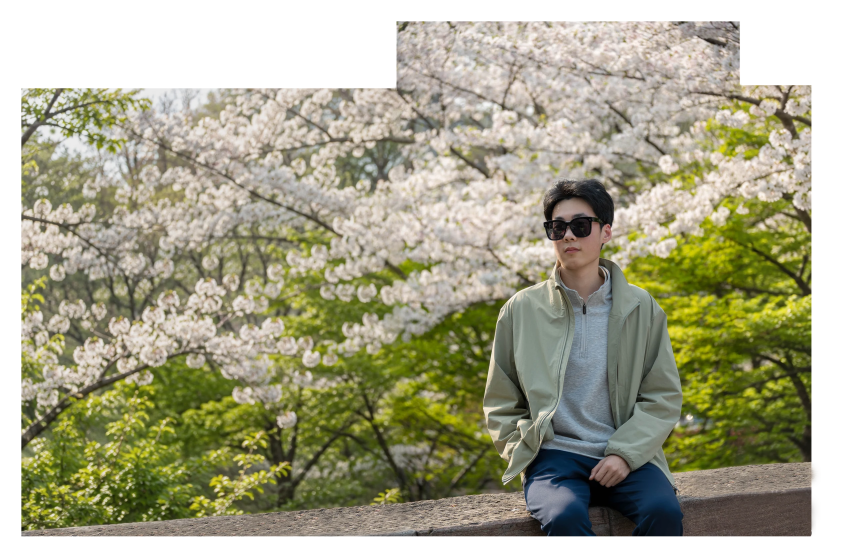
#> input picture assets/portrait-222.webp, 2528 x 1673 px (shown at 1/3 size)
$ python build_contour_mask.py ../assets/portrait-222.webp
#> lines starting #> are read from the running program, lines starting #| are printed output that depends on the picture; after the words box and inside, x2 and y2 are one past the last pixel; in counts of white or black regions, pixels touching at a corner belong together
"""Export the original photo and construct a fine splash mask from its alpha edge.

Usage: python3 scripts/build_contour_mask.py [source.png]
Requires Pillow, NumPy and OpenCV. Only the mask is stylized; photo pixels are
resized/encoded without retouching. The website uses the resulting static files.
"""

from pathlib import Path
import sys

import cv2
import numpy as np
from PIL import Image

ROOT = Path(__file__).resolve().parents[1]
SOURCE = Path(sys.argv[1]) if len(sys.argv) > 1 else ROOT / "mmexport1774798073197.png"
SEED = 1774798073
WIDTH = 2400
PADDING = 64
EDGE_INSET = 35


def noise_field(rng, shape, spacing):
    """Smooth, reproducible noise; spacing controls the size of the edge lobes."""
    height, width = shape
    grid = rng.uniform(-1, 1, (height // spacing + 2, width // spacing + 2)).astype(np.float32)
    return cv2.resize(grid, (width, height), interpolation=cv2.INTER_CUBIC)


def paths_from_binary(binary):
    contours, _ = cv2.findContours(binary, cv2.RETR_EXTERNAL, cv2.CHAIN_APPROX_SIMPLE)
    paths = []
    for contour in contours:
        if cv2.contourArea(contour) < 2:
            continue
        points = cv2.approxPolyDP(contour, 0.65, True).reshape(-1, 2)
        commands = [f"M{points[0, 0]},{points[0, 1]}"]
        commands.extend(f"L{x},{y}" for x, y in points[1:])
        paths.append(" ".join(commands) + " Z")
    return " ".join(paths)


def main():
    source = Image.open(SOURCE).convert("RGBA")
#> source is the input picture: PIL image 2528x1673 RGBA; mean R, G, B, A 116.4, 114.8, 88.9, 204.7
    bounds = source.getchannel("A").getbbox()
#> bounds = (64, 64, 2464, 1609)
    if bounds is None:
        raise ValueError("The source photo is fully transparent")
    photo = source.crop(bounds)
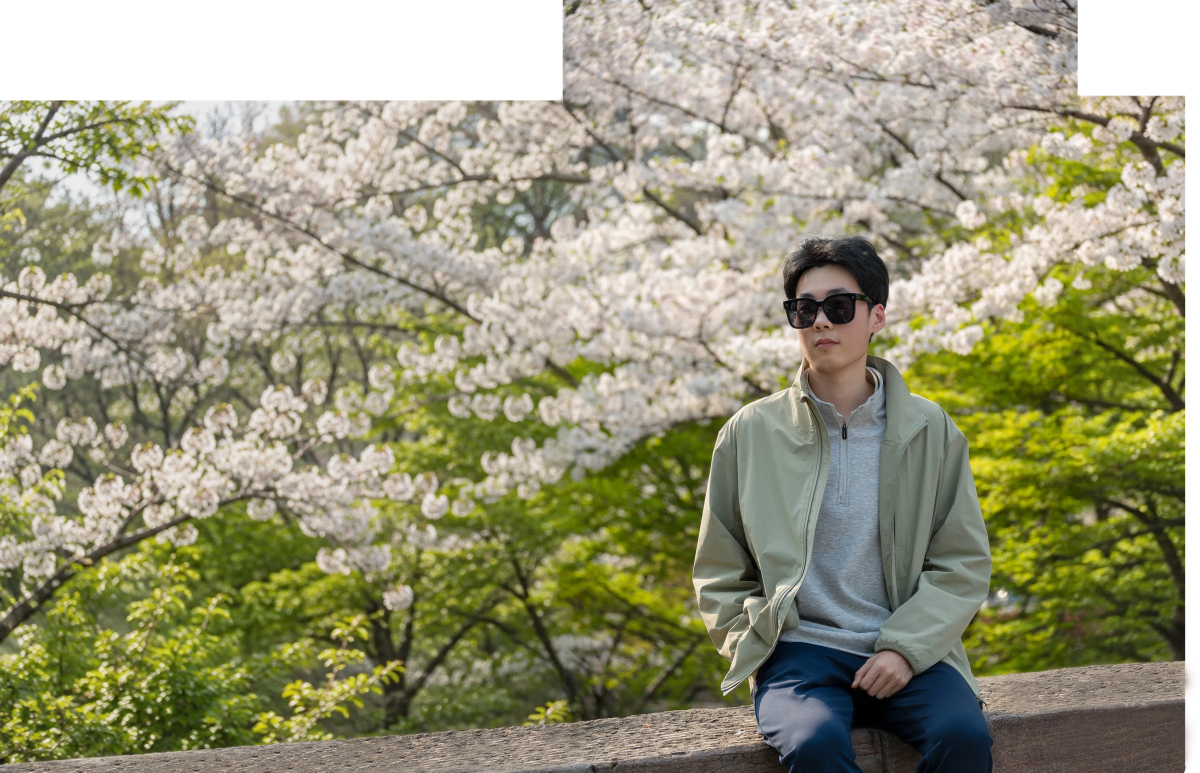
#> photo: PIL image 2400x1545 RGBA (shown at 1/2 size); mean R, G, B, A 132.4, 130.6, 101, 233.5; transparent parts drawn white
    photo = photo.resize((WIDTH, round(photo.height * WIDTH / photo.width)), Image.Resampling.LANCZOS)
    canvas = Image.new("RGBA", (photo.width + 2 * PADDING, photo.height + 2 * PADDING))
#> canvas: PIL image 2528x1673 RGBA; every value is 0
    canvas.paste(photo, (PADDING, PADDING))
    assets = ROOT / "assets"
    assets.mkdir(exist_ok=True)
    canvas.save(assets / "portrait-v2.webp", "WEBP", quality=88, method=6)

    alpha = np.asarray(canvas.getchannel("A"))
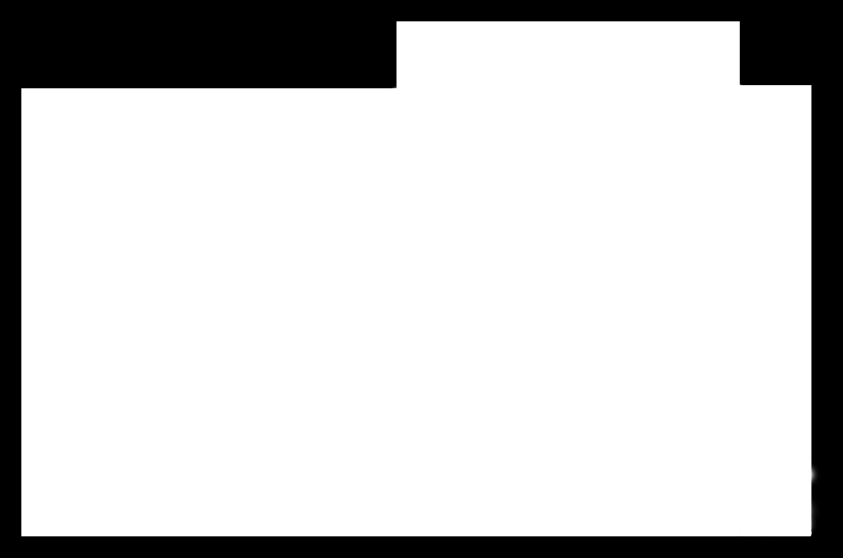
#> alpha: shape (1673, 2528) (shown at 1/3 size); min 0, max 255, mean 204.7
    support = (alpha > 32).astype(np.uint8)
#> support: shape (1673, 2528); values 0 (black) and 1 (white), 80.3% white; 2 black regions (1 under 20 px), largest, box (x1, y1, x2, y2) and area: (0, 0, 2528, 1673) 831494
    distance = cv2.distanceTransform(support, cv2.DIST_L2, cv2.DIST_MASK_PRECISE)
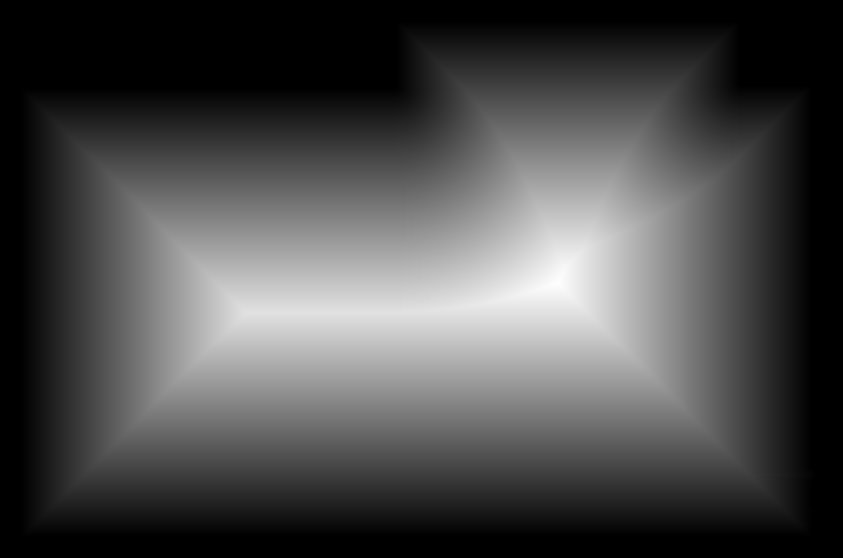
#> distance: shape (1673, 2528) float32 (shown at 1/3 size); min 0, max 761, mean 225.7; drawn with min black and max white
    rng = np.random.default_rng(SEED)
    # A thin band follows every real edge, including the source's concave corner.
    # Several lobe scales replace the previous large, cartoon-like splash arms.
    threshold = (EDGE_INSET
                 + 18 * noise_field(rng, support.shape, 46)
                 + 12 * noise_field(rng, support.shape, 15)
                 + 4 * noise_field(rng, support.shape, 5))
    core = (distance > threshold).astype(np.uint8) * 255
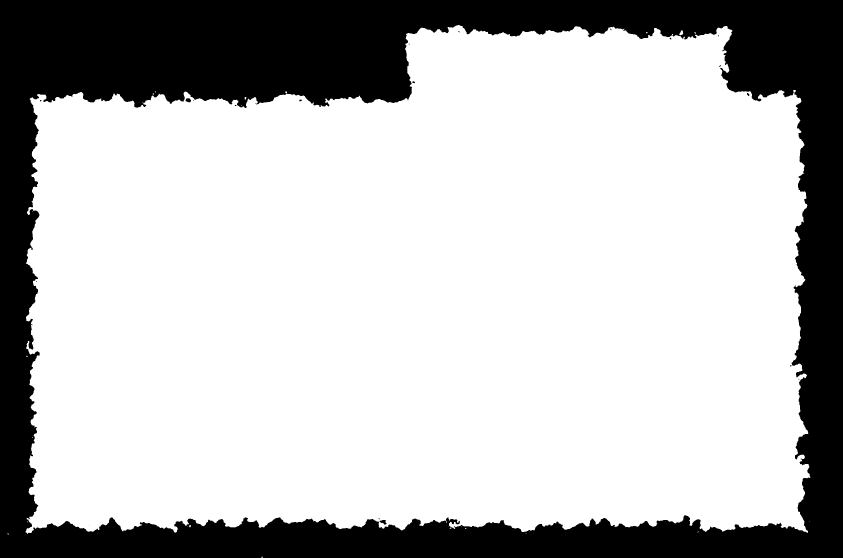
#> core: shape (1673, 2528) (shown at 1/3 size); 74.1% white; 22 black regions (16 under 20 px), largest, box (x1, y1, x2, y2) and area: (0, 0, 2528, 1673) 1095675, (1139, 1560, 1160, 1574) 172, (556, 295, 573, 307) 151, (2241, 279, 2248, 288) 42, (1237, 244, 1245, 250) 34, (898, 299, 906, 304) 32
    # Smooth subpixel jaggies while retaining the small liquid-shaped lobes.
    core = (cv2.GaussianBlur(core, (5, 5), 0.9) > 128).astype(np.uint8) * 255
#> core: shape (1673, 2528); 74.1% white; 18 black regions (12 under 20 px)
    contours, _ = cv2.findContours(core, cv2.RETR_EXTERNAL, cv2.CHAIN_APPROX_NONE)
#> contours = 17 contours, 14 with area under 20; largest, box (x1, y1, x2, y2) and area: (76, 75, 2431, 1601) 3128390, (2038, 91, 2049, 106) 91, (734, 291, 739, 299) 23
    contour = max(contours, key=cv2.contourArea).reshape(-1, 2)
#> contour = 9891 pairs, first value 76 to 2430, second value 75 to 1600
    # Scatter small droplets between the inset edge and the original photo edge.
    # Keep each drop wholly inside real photo pixels and away from the core.
    away_from_core = cv2.distanceTransform(255 - core, cv2.DIST_L2, cv2.DIST_MASK_PRECISE)
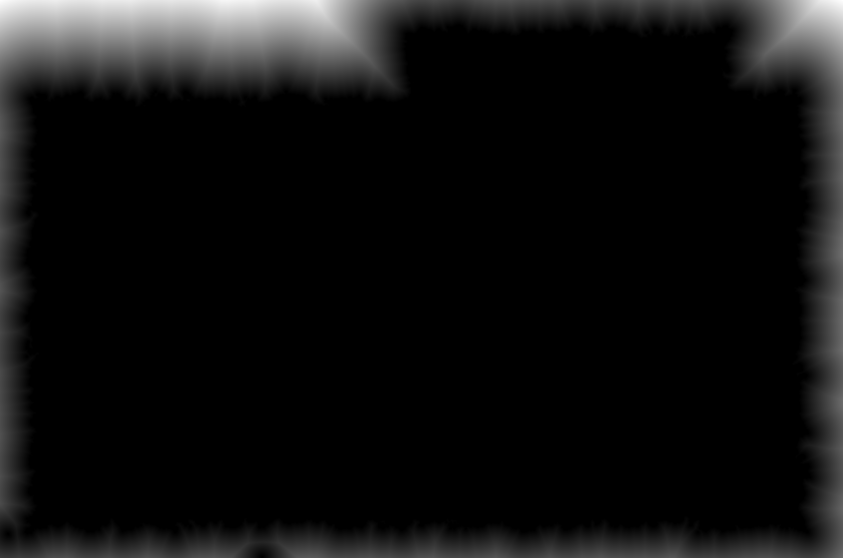
#> away_from_core: shape (1673, 2528) float32 (shown at 1/3 size); min 0, max 305, mean 20.6; drawn with min black and max white
    candidates = np.argwhere((distance > 6) & (distance < 30) & (away_from_core > 7))
#> candidates = 129510 pairs, first value 70 to 1602, second value 70 to 2441
    rng.shuffle(candidates)
    drops = np.zeros_like(core)
    for y, x in candidates[:1600]:
        radius = float(rng.uniform(1.6, 5.8))
        if distance[y, x] < radius + 2 or away_from_core[y, x] < radius + 2:
            continue
        # Prevent clusters from becoming a second continuous outline.
        margin = 15
        if drops[max(0, y-margin):y+margin+1, max(0, x-margin):x+margin+1].any():
            continue
        cv2.ellipse(drops, (int(x), int(y)), (max(1, round(radius * 0.7)), round(radius)),
                    float(rng.uniform(0, 180)), 0, 360, 255, -1)
#> this loop made 1600 passes
#> (y, x, radius) on passes 1 to 3: (1585, 1669, 3.88), (71, 1959, 2.55), (1582, 323, 5.24)
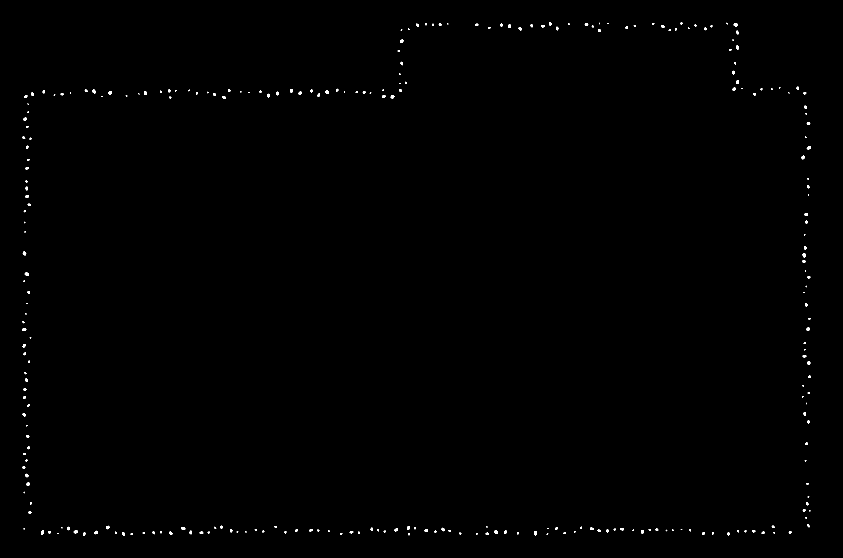
#> drops: shape (1673, 2528) (shown at 1/3 size); 0.25% white; 271 white regions (70 under 20 px), largest, box (x1, y1, x2, y2) and area: (1483, 1591, 1494, 1602) 93, (2201, 70, 2214, 79) 92, (2408, 759, 2417, 772) 92
    mask = cv2.bitwise_or(core, drops)
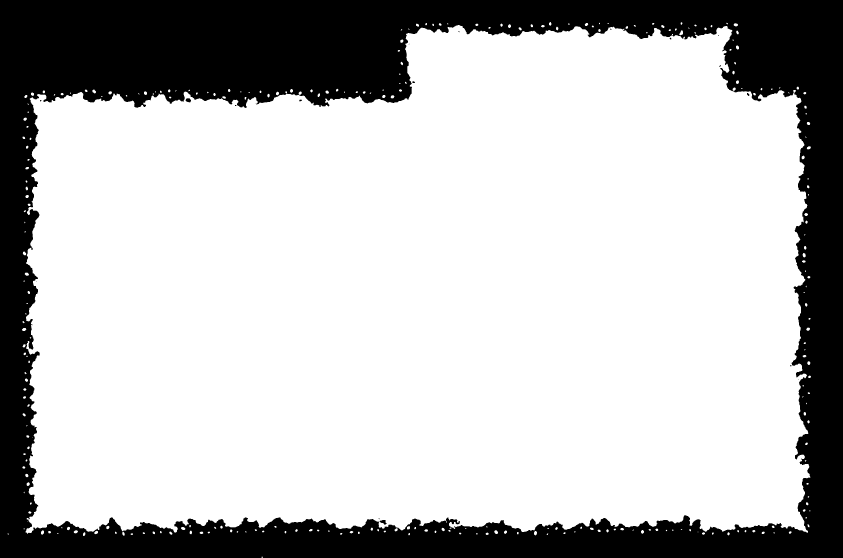
#> mask: shape (1673, 2528) (shown at 1/3 size); 74.3% white; 18 black regions (12 under 20 px)
    svg = (f'<svg xmlns="http://www.w3.org/2000/svg" viewBox="0 0 {canvas.width} {canvas.height}">\n'
           '  <!-- Constructed from the source alpha contour; seed 1774798073. -->\n'
           f'  <path fill="white" d="{paths_from_binary(mask)}"/>\n'
           '</svg>\n')
#> in paths_from_binary, `contours, _ = cv2.findContours(binary, cv2.RETR_EXTERNAL, cv2.CHAIN_AP..`: contours = 288 contours, 142 with area under 20; largest, box (x1, y1, x2, y2) and area: (76, 75, 2431, 1601) 3128390, (2038, 91, 2049, 106) 91, (1483, 1591, 1494, 1602) 78, (1602, 1593, 1611, 1606) 76, (123, 1591, 132, 1604) 76
#> the loop in paths_from_binary, `for contour in contours:` made 288 passes
#> after the loop in paths_from_binary, `for contour in contours:`: paths = 285 items
    (assets / "contour-splash-mask.svg").write_text(svg)
    print(f"Exported {canvas.width}x{canvas.height}; source bounds {bounds}; "
          f"contour samples {len(contour)}")
#| Exported 2528x1673; source bounds (64, 64, 2464, 1609); contour samples 9891


if __name__ == "__main__":
    main()

$ run again, on assets/portrait.webp
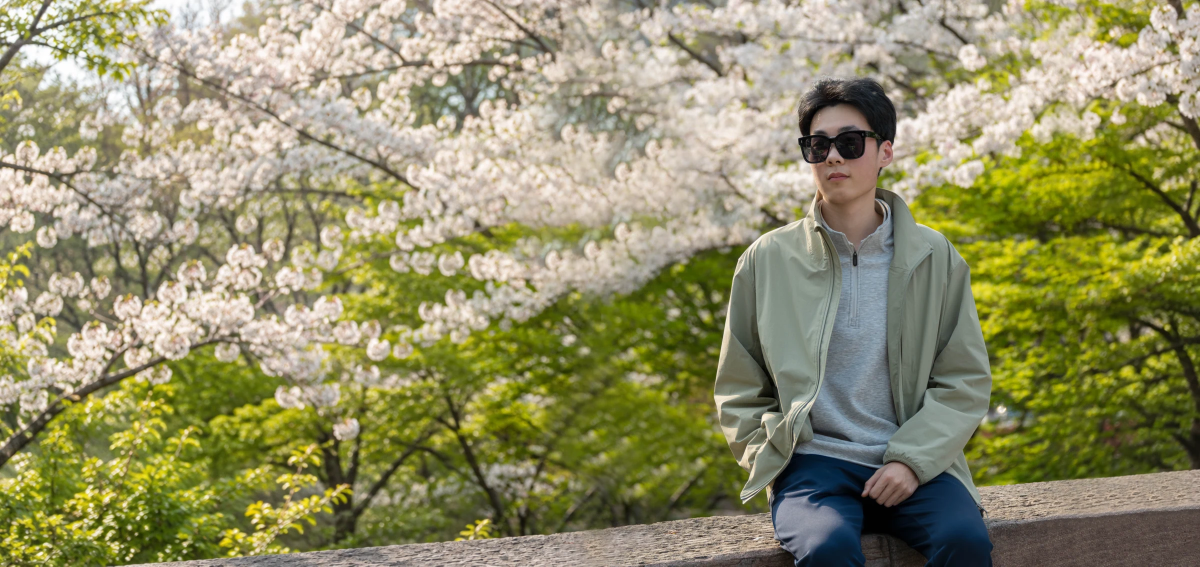
#> input picture assets/portrait.webp, 2400 x 1133 px (shown at 1/2 size)
#> bounds = (0, 0, 2400, 1133)
#> alpha: shape (1261, 2528); 85.3% white; 1 black region, box (x1, y1, x2, y2) and area: (0, 0, 2528, 1261) 468608
#> in main, `contours, _ = cv2.findContours(core, cv2.RETR_EXTERNAL, cv2.CHAIN_APPR..`: contours = 21 contours, 9 with area under 20; largest, box (x1, y1, x2, y2) and area: (75, 74, 2452, 1187) 2477538, (1326, 1161, 1340, 1171) 66, (1566, 94, 1575, 103) 46, (1588, 1176, 1602, 1181) 45, (146, 1173, 158, 1181) 40
#> in main, `contour = max(contours, key=cv2.contourArea).reshape(-1, 2)`: contour = 8635 pairs, first value 75 to 2451, second value 74 to 1186
#> in main, `away_from_core = cv2.distanceTransform(255 - core, cv2.DIST_L2, cv2.DI..`:
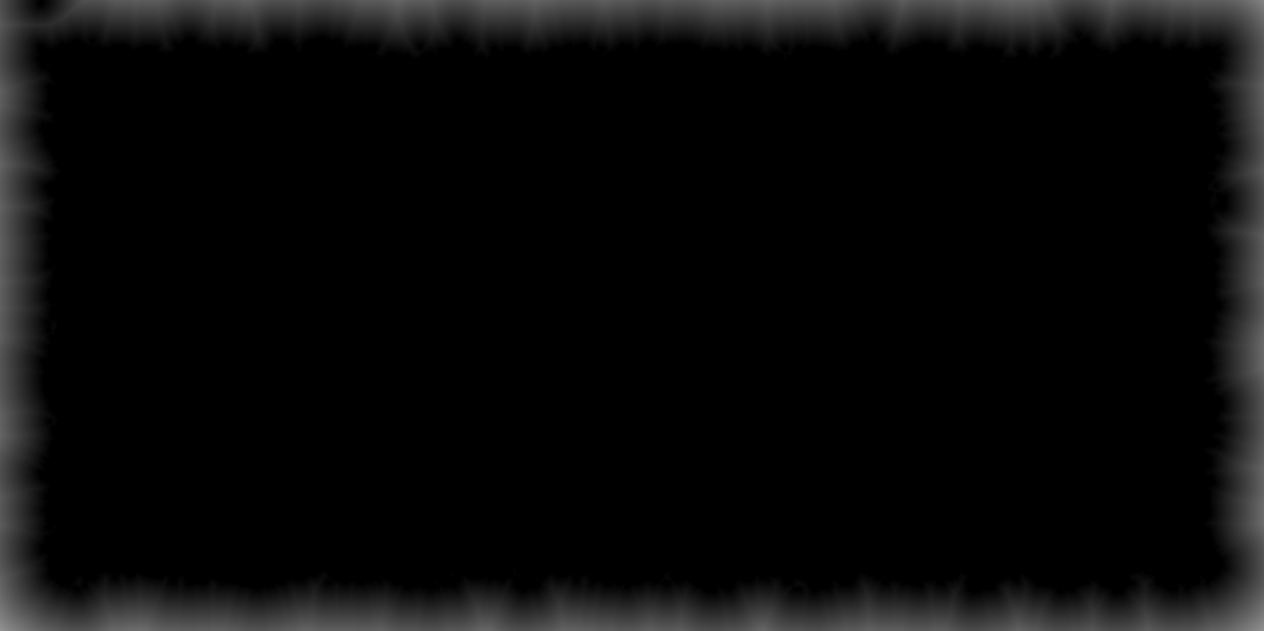
#> away_from_core: shape (1261, 2528) float32 (shown at 1/2 size); min 0, max 146.4, mean 9.9
#> candidates = 116102 pairs, first value 70 to 1190, second value 70 to 2457
#> the loop in main, `for y, x in candidates[:1600]:` made 1600 passes
#> (y, x, radius) on passes 1 to 3: (1190, 1586, 5.39), (1185, 2326, 3.11), (77, 1935, 1.81)
#> in main, `mask = cv2.bitwise_or(core, drops)`:
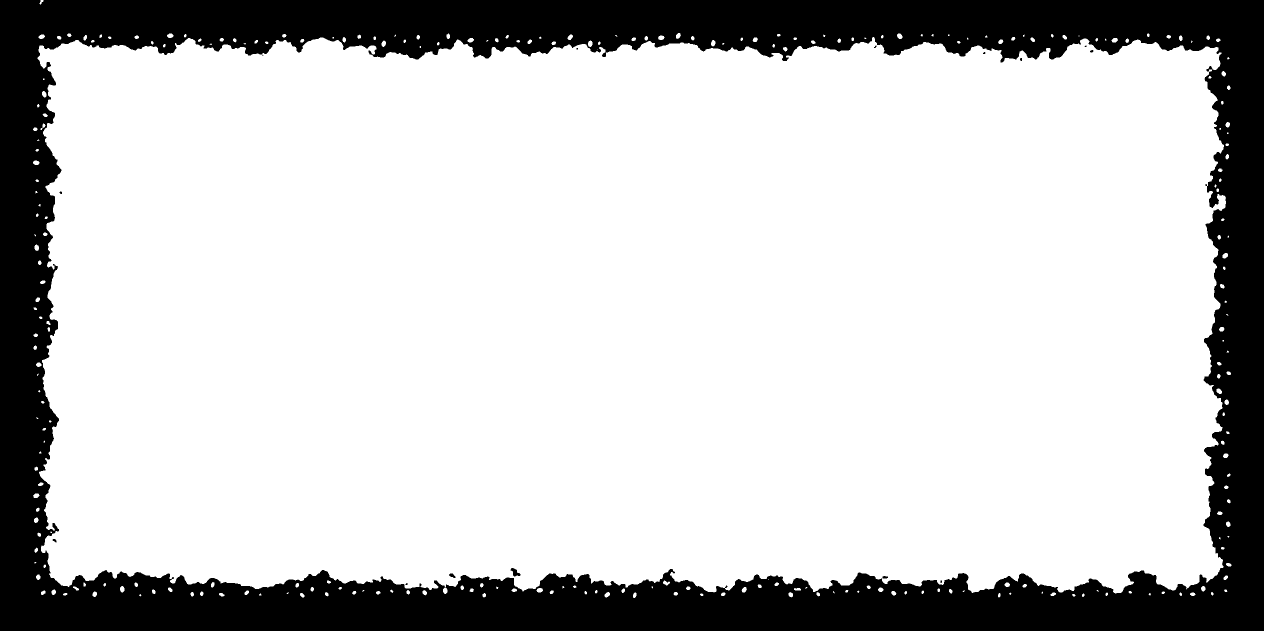
#> mask: shape (1261, 2528) (shown at 1/2 size); 78.2% white; 15 black regions (7 under 20 px)
#> in paths_from_binary, `contours, _ = cv2.findContours(binary, cv2.RETR_EXTERNAL, cv2.CHAIN_AP..`: contours = 270 contours, 110 with area under 20; largest, box (x1, y1, x2, y2) and area: (75, 74, 2452, 1187) 2477538, (2445, 506, 2456, 517) 78, (1794, 67, 1805, 78) 78, (1073, 1176, 1086, 1185) 76, (886, 1175, 895, 1188) 76
#> the loop in paths_from_binary, `for contour in contours:` made 270 passes
#> after the loop in paths_from_binary, `for contour in contours:`: paths = 267 items
#| Exported 2528x1261; source bounds (0, 0, 2400, 1133); contour samples 8635
